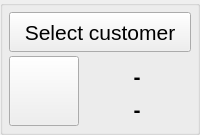
    <widget class="QGroupBox" name="groupBox">
     <property name="sizePolicy">
      <sizepolicy hsizetype="MinimumExpanding" vsizetype="Preferred">
       <horstretch>0</horstretch>
       <verstretch>0</verstretch>
      </sizepolicy>
     </property>
     <property name="title">
      <string/>
     </property>
     <layout class="QGridLayout" name="gridLayout_5">
      <property name="leftMargin">
       <number>6</number>
      </property>
      <property name="topMargin">
       <number>6</number>
      </property>
      <property name="rightMargin">
       <number>6</number>
      </property>
      <property name="bottomMargin">
       <number>6</number>
      </property>
      <property name="spacing">
       <number>4</number>
      </property>
      <item row="1" column="0" colspan="2">
       <layout class="QGridLayout" name="gridLayout_2">
        <item row="2" column="0" rowspan="2">
         <widget class="QPushButton" name="pushButton_show_client">
          <property name="minimumSize">
           <size>
            <width>70</width>
            <height>70</height>
           </size>
          </property>
          <property name="maximumSize">
           <size>
            <width>70</width>
            <height>70</height>
           </size>
          </property>
          <property name="focusPolicy">
           <enum>Qt::ClickFocus</enum>
          </property>
          <property name="text">
           <string/>
          </property>
          <property name="icon">
           <iconset resource="../../resources.qrc">
            <normaloff>:/PNG/IMG/vcard.png</normaloff>:/PNG/IMG/vcard.png</iconset>
          </property>
          <property name="iconSize">
           <size>
            <width>60</width>
            <height>60</height>
           </size>
          </property>
         </widget>
        </item>
        <item row="2" column="1">
         <widget class="QLabel" name="label_name">
          <property name="sizePolicy">
           <sizepolicy hsizetype="MinimumExpanding" vsizetype="Preferred">
            <horstretch>0</horstretch>
            <verstretch>0</verstretch>
           </sizepolicy>
          </property>
          <property name="minimumSize">
           <size>
            <width>0</width>
            <height>30</height>
           </size>
          </property>
          <property name="font">
           <font>
            <pointsize>16</pointsize>
            <bold>true</bold>
           </font>
          </property>
          <property name="text">
           <string>-</string>
          </property>
          <property name="alignment">
           <set>Qt::AlignBottom|Qt::AlignHCenter</set>
          </property>
         </widget>
        </item>
        <item row="3" column="1">
         <widget class="QLabel" name="label_lastname">
          <property name="sizePolicy">
           <sizepolicy hsizetype="MinimumExpanding" vsizetype="Preferred">
            <horstretch>0</horstretch>
            <verstretch>0</verstretch>
           </sizepolicy>
          </property>
          <property name="minimumSize">
           <size>
            <width>0</width>
            <height>30</height>
           </size>
          </property>
          <property name="font">
           <font>
            <pointsize>16</pointsize>
            <bold>true</bold>
           </font>
          </property>
          <property name="text">
           <string>-</string>
          </property>
          <property name="alignment">
           <set>Qt::AlignCenter</set>
          </property>
         </widget>
        </item>
        <item row="1" column="0" colspan="2">
         <widget class="QPushButton" name="pushButton_get_client">
          <property name="minimumSize">
           <size>
            <width>0</width>
            <height>40</height>
           </size>
          </property>
          <property name="font">
           <font>
            <pointsize>16</pointsize>
           </font>
          </property>
          <property name="focusPolicy">
           <enum>Qt::ClickFocus</enum>
          </property>
          <property name="text">
           <string>Select customer</string>
          </property>
          <property name="icon">
           <iconset resource="../../resources.qrc">
            <normaloff>:/PNG/IMG/edit.png</normaloff>:/PNG/IMG/edit.png</iconset>
          </property>
          <property name="iconSize">
           <size>
            <width>32</width>
            <height>32</height>
           </size>
          </property>
         </widget>
        </item>
       </layout>
      </item>
     </layout>
    </widget>
